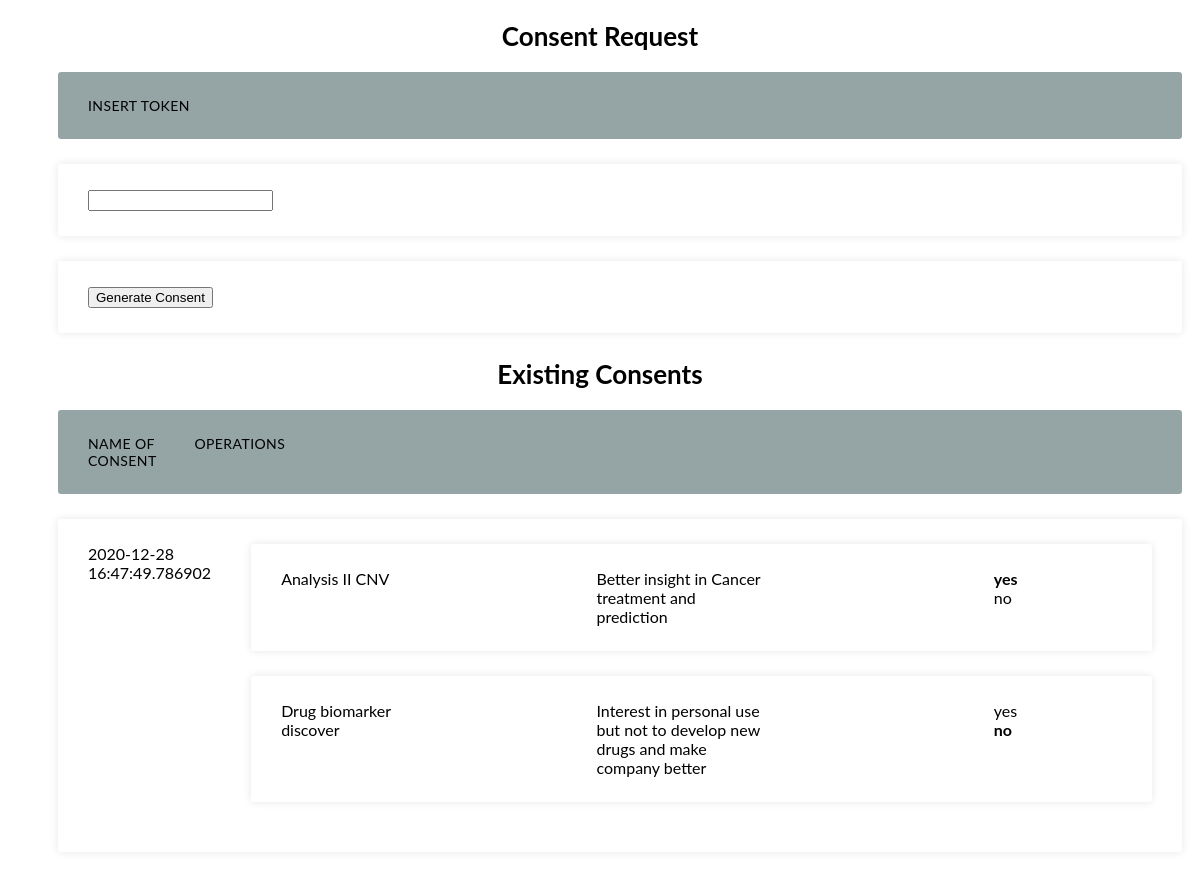
/consent/, run on an earlier commit of the app's database.
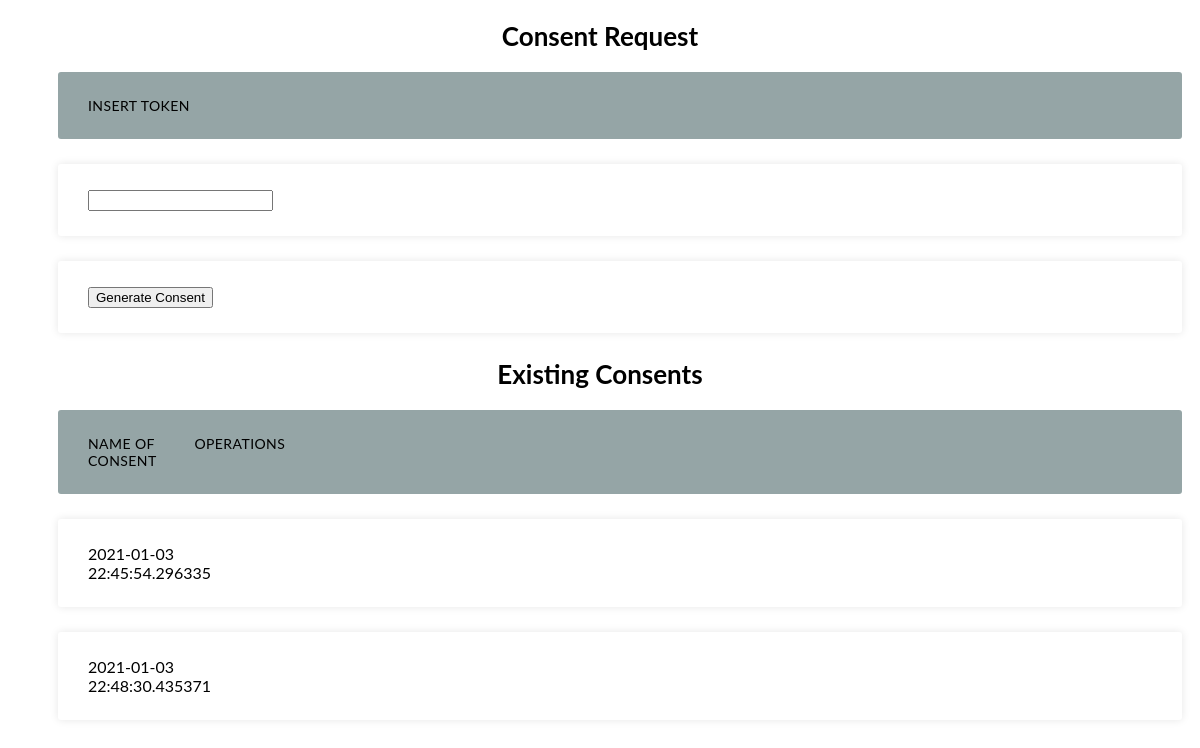
And on a later commit of the database.
### genecoop/models.py (models this page shows, shortened)
class Consent(models.Model):
    name = models.CharField(max_length=TITLE_LENGTH)
    description = models.CharField(max_length=DESCR_LENGTH)
    user_id = models.IntegerField(default=0)
    operations = models.ManyToManyField(Operation, through='Membership')
    token = models.CharField(primary_key=True, max_length=TOKEN_LENGTH)
    request_approved = models.DateTimeField('date sent', default = datetime(1900,1,1))
    class RequestStatus(models.TextChoices):
        NOTDONE = 'NOT DONE', _('Consent has not been signed yet')
        DONE = 'DONE', _('Consent has been signed')
    status = models.CharField(
        max_length=8,
        choices=RequestStatus.choices,
        default=RequestStatus.NOTDONE,
    )

class Operation(models.Model):
    name = models.CharField(max_length=TITLE_LENGTH)
    description = models.CharField(max_length=DESCR_LENGTH)
    key = models.IntegerField(default=0, unique=True)
    chosen_option = models.IntegerField(default=-1)

class Option(models.Model):
    operation = models.ForeignKey(Operation, on_delete=models.CASCADE)
    text = models.CharField(max_length=TITLE_LENGTH)
    description = models.CharField(max_length=DESCR_LENGTH)

### genecoop/views.py (the view)
# urls.py: path('', views.IndexView.as_view(), name='index'),
class IndexView(generic.ListView):
    model = Consent
    template_name = 'genecoop/index.html'
    def get_queryset(self):
        return Consent.objects.all()

### genecoop/templates/genecoop/index.html (shortened to what this page needs)
{% load static %}
<!DOCTYPE html>
<html>
<head>
    <link rel="stylesheet" type="text/css" href="{% static 'genecoop/style.css' %}">
</head>
<body>
    <div class="container">
        <h2>Consent Request</h2>
        <form action="{% url 'genecoop:genconsent' %}" method="post">
            <ul class="responsive-table">
                <li class="table-header">
                    <div class="col col-1">Insert Token</div>
                </li>
                <li class="table-row">
                    <div class="col col-1" data-label="Name"><input type="text" name="token" value=""></div>
                </li>
                <li class="table-row">
                    <div class="col col-1" data-label="Submit"><input type="submit" value="Generate Consent"></div>
                </li>
            </ul>
        </form>
    </div>
    <div class="container">
        <h2>Existing Consents</h2>
        <ul class="responsive-table">
            <li class="table-header">
                <div class="col col-a">Name of Consent</div>
                <div class="col col-b">Operations</div>
            </li>
            {% for consent in consent_list %}
            <li class="table-row">
                <div class="col col-a" data-label="Name">{{ consent.name}}</div>
                <div class="col col-b" data-label="Operations">
                    <ul class="responsive-table">
                    {% for operation in consent.operations.all %}
                    <li class="table-row">
                        <div class="col col-1" data-label="Name">{{ operation.name}}</div>
                        <div class="col col-2" data-label="Description">{{ operation.description}}</div>
                        <div class="col col-3" data-label="Options">
                            <ul>
                            {% for option in operation.option_set.all %}
                                {% if option.id == operation.chosen_option %}
                                    <li id="minim"><b>{{ option.text }}</b></li>
                                {% else %}
                                    <li id="minim">{{ option.text }}</li>
                                {% endif %}
                            {% endfor %}
                            </ul>
                        </div>
                    </li>
                    {% endfor %}
                    </ul>
                </div>
            </li>
            {% endfor %}
        </ul>
    </div>
</body>
</html>

### genecoop/static/genecoop/style.css (style rules this page uses)
body { font-family: 'lato', sans-serif; }
.container { max-width: 2000px; margin-left: auto; margin-right: auto; padding-left: 10px; padding-right: 10px; }
h2 { font-size: 26px; margin: 20px 0; text-align: center; }
.responsive-table li { border-radius: 3px; padding: 25px 30px; display: flex; justify-content: space-between; margin-bottom: 25px; }
.responsive-table .table-header { background-color: #95A5A6; font-size: 14px; text-transform: uppercase; letter-spacing: 0.03em; }
.responsive-table .table-row { background-color: #ffffff; box-shadow: 0px 0px 9px 0px rgba(0, 0, 0, 0.1); }
.responsive-table .col-1 { flex-basis: 15%; }
.responsive-table .col-a { flex-basis: 10%; }
.responsive-table .col-b { flex-basis: 90%; }

What changed in the data, as far as the page shows it:
removed Consent: name "2020-12-28 16:47:49.786902"
removed Operation: name "Analysis II CNV", description "Better insight in Cancer treatment and prediction"
removed Option: text "yes", shown under "Analysis II CNV"
removed Option: text "no", shown under "Analysis II CNV"
removed Operation: name "Drug biomarker discover", description "Interest in personal use but not to develop new drugs and make company better"
removed Option: text "yes", shown under "Drug biomarker discover"
removed Option: text "no", shown under "Drug biomarker discover"
added Consent: name "2021-01-03 22:45:54.296335"
added Consent: name "2021-01-03 22:48:30.435371"
